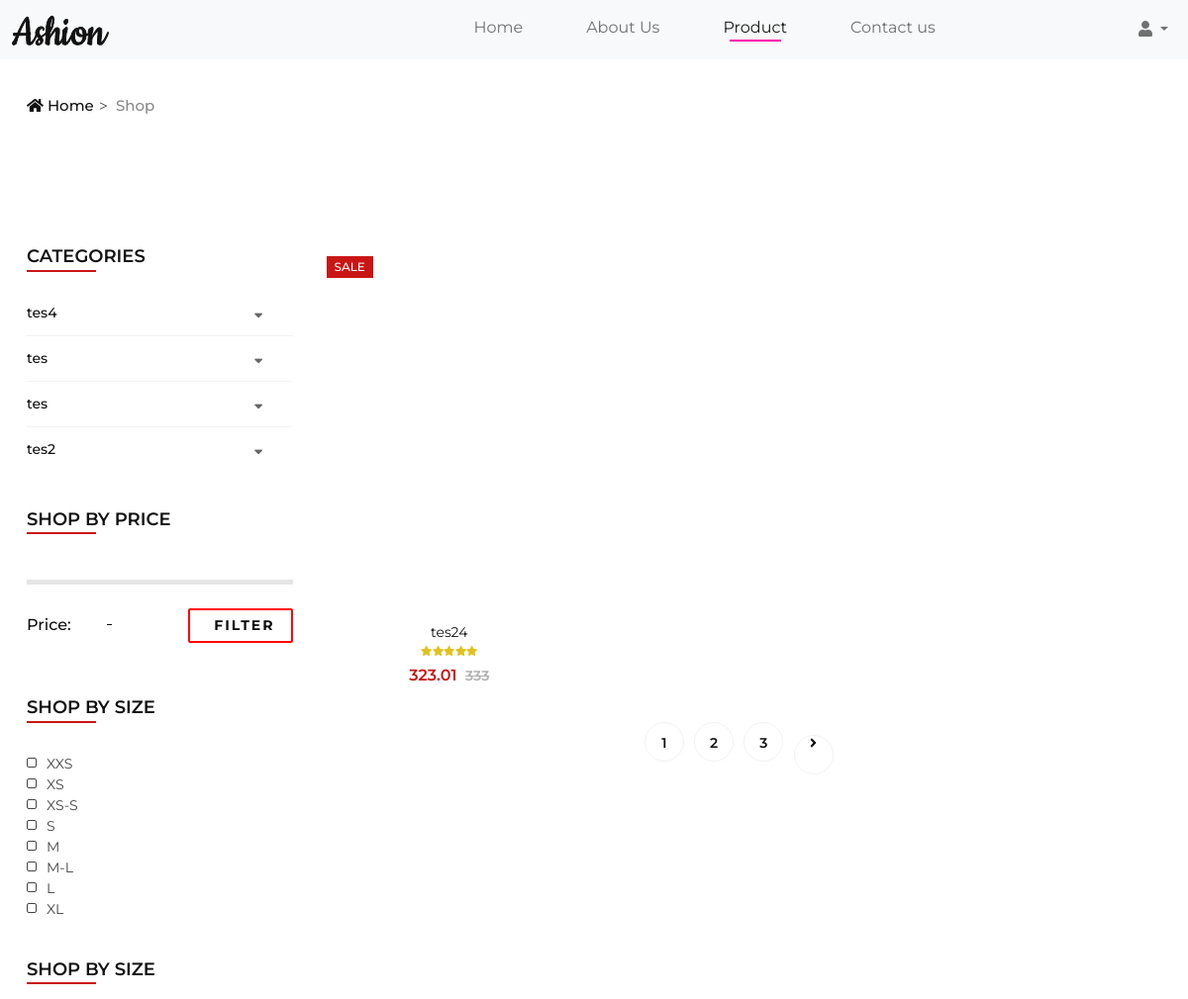
The page /index.php/home/product (upper part) on the database as committed earlier.
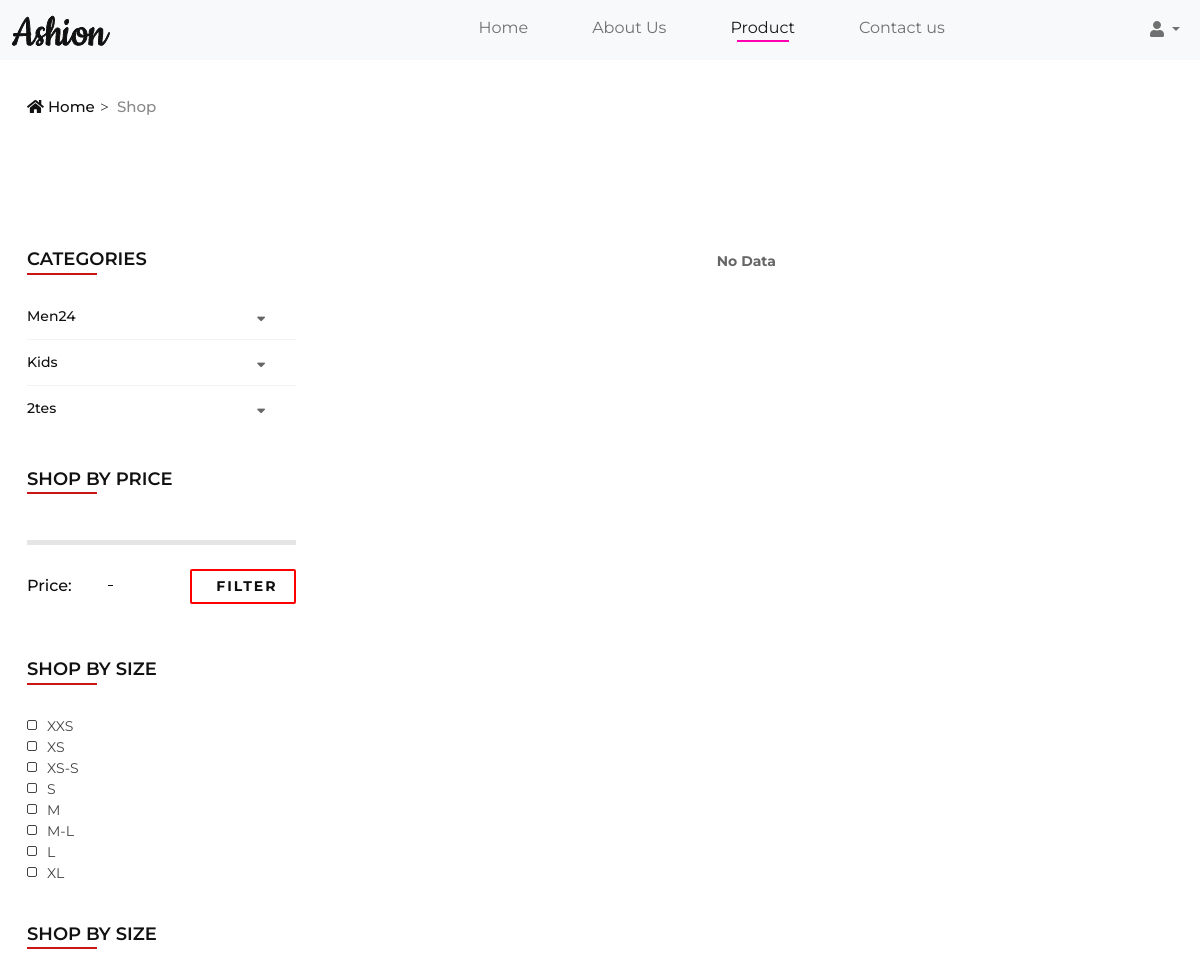
The same page on the database as committed later.
### tables this page shows
CREATE TABLE `tbl_category` (
  `category_id` int(11) NOT NULL,
  `category_name` varchar(100) NOT NULL
);

CREATE TABLE `tbl_product` (
  `product_id` int(11) NOT NULL,
  `product_name` varchar(150) NOT NULL,
  `product_desc` text NOT NULL,
  `product_url` varchar(100) NOT NULL,
  `product_price` int(11) NOT NULL,
  `product_discount` int(11) NOT NULL,
  `product_stock` int(11) NOT NULL,
  `category_id` int(11) NOT NULL
);

### application/controllers/Home.php (called while the page is built, shortened)
<?php
class Home extends CI_Controller
{
	function __construct()
	{
		$this->load->model('admin/SubCategory');
		$this->load->model('admin/Category');
		$this->load->model('admin/Product');
	}
	public function product()
	{
		$category_id = $this->input->get('category_id');
		$sub_category_id = $this->input->get('sub_category_id');
		$data = [
			"head" => "product"
		];
		if($category_id != "" && $sub_category_id != ""){
			$data['dataProduct'] = $this->Product->getProductBySubCategory($sub_category_id);
		}
		else{
			$data['dataProduct'] = $this->Product->getProduct();
		}
		$data['dataCategory'] = $this->Category->getCategory();
		$dataSubCategory = $this->SubCategory->getSubCategory();
		$data['dataSubCategory'] = $dataSubCategory;
		$data['subCategoryNow'] = $sub_category_id;
		$data['dataCategoryNow'] = $category_id;
		$this->load->view('home/product', $data);
	}
}

### index.php (called while the page is built, shortened)
<?php
require_once BASEPATH.'core/CodeIgniter.php';

### application/models/admin/Category.php (called while the page is built, shortened)
<?php
class Category extends CI_Model
{
    public function getCategory()
    {
        $data = $this->db->query("SELECT * FROM tbl_category");
        return $data->result_array();
    }
}

### application/models/admin/Product.php (called while the page is built, shortened)
<?php
class Product extends CI_Model
{
    public function getProduct()
    {
        $data = $this->db->query("SELECT p.*,sc.sub_category_id,sc.name,c.category_id,c.category_name FROM tbl_product p
        left join tbl_relationship_product rp on rp.product_id = p.product_id
        left join tbl_sub_category sc on rp.sub_category_id = sc.sub_category_id
        left join tbl_relationship_category rc on rc.sub_category_id = sc.sub_category_id
        left join tbl_category c on rc.category_id = c.category_id");
        return $data->result_array();
    }
}

### application/views/home/product.php (the view, shortened to what the changed rows need)
<body>
	<section class="product">
		<section class="shop spad">
			<div class="container">
				<div class="row">
					<div class="col-lg-3 col-md-3">
						<div class="shop__sidebar">
							<div class="sidebar__categories">
								<div class="categories__accordion">
									<div class="accordion" id="accordionExample">
										<?php for ($i = 0; $i < sizeof($dataCategory); $i++) {
                                            echo " <div class='card'>
                                            <div class='card-heading ". (($i+1 == $dataCategoryNow) ? 'active' : '') . "'>
                                                <a data-bs-toggle='collapse' href='#collapse" . $i . "'
                                                    aria-controls='collapseOne'>
                                                   " . $dataCategory[$i]['category_name'] . "
                                                </a>
                                            </div>
                                            <div id='collapse" . $i . "' class='collapse " . (($i+1 == $dataCategoryNow) ? 'show' : '') . " data-parent='#accordionExample'>
                                                <div class='card-body'>
                                                    <ul>";
                                            echo "</ul>
                                            </div>
                                        </div>
                                    </div>";
                                        }
                                        ?>
									</div>
								</div>
							</div>
						</div>
					</div>
					<div class="col-lg-9 col-md-9">
						<div class="row">
							<?php if(isset($dataProduct)){
								if(sizeof($dataProduct)!=0){
                                 foreach($dataProduct as $dataProduct){?>
							<div class="col-lg-4 col-md-6">
								<?php if($dataProduct['product_discount'] > 0){?>
								<div class="product__item sale">
									<?php }else{ ?>
									<div class="product__item">
										<?php } ?>
										<div class="product__item__pic set-bg"
											style="background-image:url('<?php echo base_url(); ?>upload/product/<?php echo $dataProduct['product_url'] ?>')">
											<?php if($dataProduct['product_stock'] == 0){?>
											<div class="label stockout stockblue">Out Of Stock</div>
											<?php }else{
											 if($dataProduct['product_discount']==0){?>
											<div class="label new">New</div>
											<?php }else if($dataProduct['product_discount']>0){?>
											<div class="label">Sale</div>
											<?php }
										}?>
											<ul class="product__hover">
											</ul>
										</div>
										<div class="product__item__text">
											<h6><a href="#"><?php echo $dataProduct['product_name']?></a></h6>
											<div class="rating">
												<i class="fa fa-star"></i>
												<i class="fa fa-star"></i>
												<i class="fa fa-star"></i>
												<i class="fa fa-star"></i>
												<i class="fa fa-star"></i>
											</div>
											<?php if($dataProduct['product_discount']>0){
													$productPrice = $dataProduct['product_price'];
													$productDiscount = $dataProduct['product_discount'];
													$discount = ($productDiscount/100) * $productPrice;
													$priceAfterDiscount = $productPrice - $discount;
													echo "<div class='product__price'>".$priceAfterDiscount."
											<span>".$dataProduct['product_price']."
											</span></div>";
											?>
											<?php }else{
												echo "<div class='product__price'>".$dataProduct['product_price']."</div>";
												}?>
										</div>
									</div>
								</div>
								<?php
                            }
                            ?>
								<div class="col-lg-12 text-center">
									<div class="pagination__option">
										<a href="#">1</a>
										<a href="#">2</a>
										<a href="#">3</a>
										<a href="#"><i class="fa fa-angle-right"></i></a>
									</div>
								</div>
							</div>
							<?php }else{
								echo "<p style='text-align:center'><b>No Data</b></p>";
							} }?>
						</div>
					</div>
				</div>
		</section>
	</section>

Rows that differ between the two databases and show on the page:
removed tbl_category: category_name "tes4"
removed tbl_category: category_name "tes"
removed tbl_category: category_name "tes"
removed tbl_category: category_name "tes2"
removed tbl_product: product_stock "SALE", product_name "tes24", priceAfterDiscount "323.01", product_price "333"
added tbl_category: category_name "Men24"
added tbl_category: category_name "Kids"
added tbl_category: category_name "2tes"
Other text that changed with them:
text no longer shown: "1 2 3"
text now shown: "No Data"
